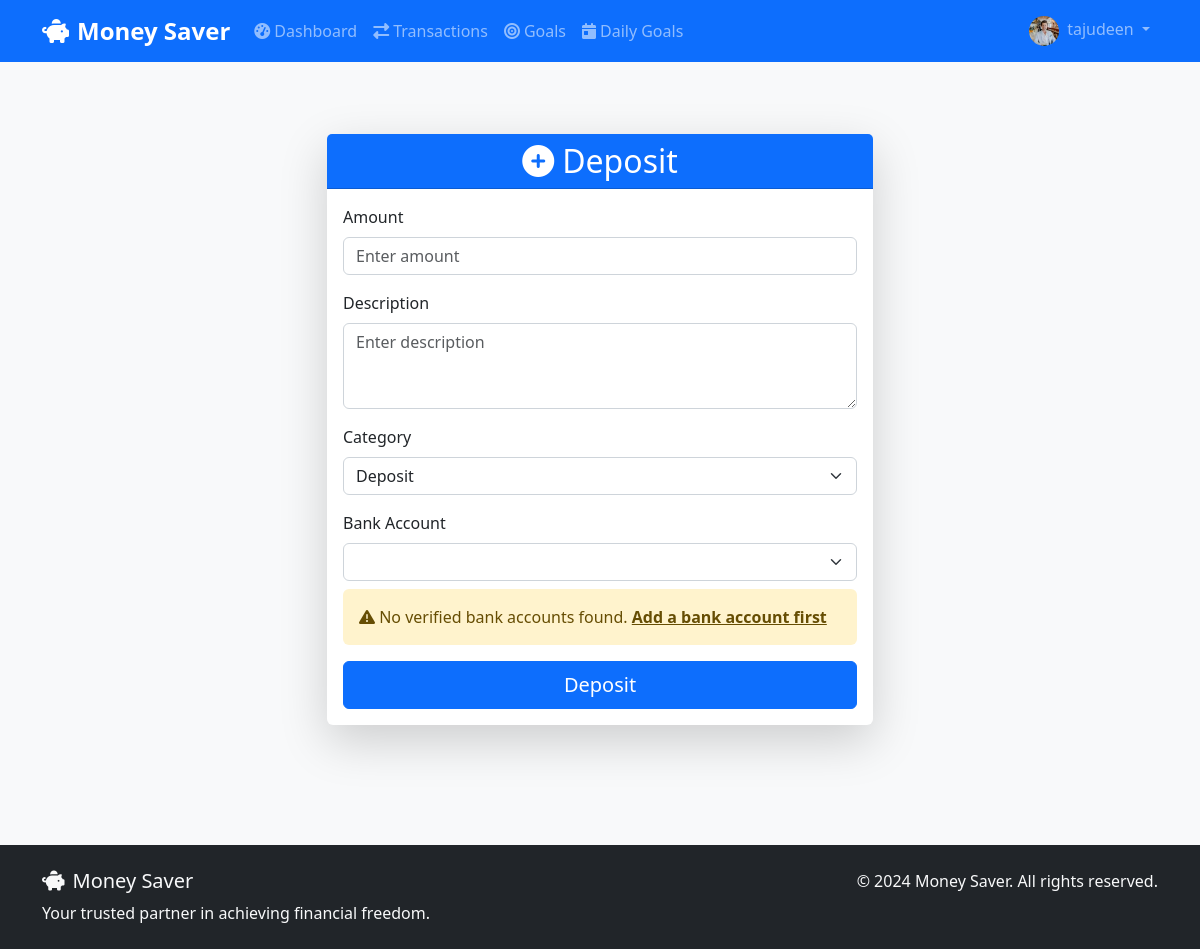
The page /deposit (signed in) on the database its author committed.
### models.py (models this page shows, shortened)
class User(UserMixin, db.Model):
    id = db.Column(db.Integer, primary_key=True)
    username = db.Column(db.String(80), unique=True, nullable=False)
    email = db.Column(db.String(120), unique=True, nullable=False)
    password_hash = db.Column(db.String(255), nullable=False)
    first_name = db.Column(db.String(50), nullable=False)
    last_name = db.Column(db.String(50), nullable=False)
    phone = db.Column(db.String(20))
    profile_picture = db.Column(db.String(255), default='default.jpg')
    created_at = db.Column(db.DateTime, default=datetime.utcnow)
    is_verified = db.Column(db.Boolean, default=False)
    transactions = db.relationship('Transaction', backref='user', lazy='dynamic')
    goals = db.relationship('Goal', backref='user', lazy='dynamic')
    bank_accounts = db.relationship('BankAccount', backref='user', lazy='dynamic')

### routes.py (the view, shortened to what this page needs)
@main_bp.route('/deposit', methods=['GET', 'POST'])
@login_required
def deposit():
    form = DepositForm()
    accounts = BankAccount.query.filter_by(user_id=current_user.id, is_verified=True).all()
    form.bank_account_id.choices = [(account.id, f"{account.bank_name} - {account.account_number}") for account in accounts]
    return render_template('deposit.html', form=form, accounts=accounts)

### forms.py
class DepositForm(FlaskForm):
    amount = FloatField('Amount', validators=[DataRequired(), NumberRange(min=1)])
    description = TextAreaField('Description', validators=[Optional(), Length(max=500)])
    category = SelectField('Category', choices=[
        ('deposit', 'Deposit'),
        ('withdrawal', 'Withdrawal')
    ], validators=[DataRequired()])
    bank_account_id = SelectField('Bank Account', coerce=int, validators=[DataRequired()])
    submit = SubmitField('Deposit')

### templates/deposit.html (shortened to what this page needs)
{% extends "base.html" %} {% block title %}Deposit - Money Saver{% endblock %} {% block content %}
<section class="py-5">
    <div class="container">
        <div class="row justify-content-center">
            <div class="col-md-8 col-lg-6">
                <div class="card shadow-lg">
                    <div class="card-header bg-primary text-white text-center">
                        <h2 class="mb-0">
                            <i class="fas fa-plus-circle me-2"></i>Deposit
                        </h2>
                    </div>
                    <div class="card-body">
                        <form method="POST" action="{{ url_for('main.deposit') }}">
                            <div class="mb-3">
                                {{ form.amount.label(class="form-label") }} {{ form.amount(class="form-control", placeholder="Enter amount") }}
                            </div>
                            <div class="mb-3">
                                {{ form.description.label(class="form-label") }} {{ form.description(class="form-control", rows="3", placeholder="Enter description") }}
                            </div>
                            <div class="mb-3">
                                {{ form.category.label(class="form-label") }} {{ form.category(class="form-select") }}
                            </div>
                            <div class="mb-3">
                                {{ form.bank_account_id.label(class="form-label") }} {{ form.bank_account_id(class="form-select") }}  {% if not form.bank_account_id.choices %}
                                <div class="alert alert-warning mt-2">
                                    <i class="fas fa-exclamation-triangle"></i> No verified bank accounts found.
                                    <a href="{{ url_for('main.add_bank_account') }}" class="alert-link">Add a bank account first</a>
                                </div>
                                {% endif %}
                            </div>
                            <div class="d-grid">
                                {{ form.submit(class="btn btn-primary btn-lg") }}
                            </div>
                        </form>
                    </div>
                </div>
            </div>
        </div>
    </div>
</section>
{% endblock %}

### templates/base.html (shortened to what this page needs)
<!DOCTYPE html>
<html lang="en">
<head>
    <link href="https://cdn.jsdelivr.net/npm/bootstrap@5.3.2/dist/css/bootstrap.min.css" rel="stylesheet">
    <link rel="stylesheet" href="https://cdnjs.cloudflare.com/ajax/libs/font-awesome/6.4.0/css/all.min.css">
    <link rel="stylesheet" href="{{ url_for('static', filename='style.css') }}">
</head>
<body>
    <nav class="navbar navbar-expand-lg navbar-dark bg-primary">
        <div class="container">
            <a class="navbar-brand fw-bold" href="{{ url_for('main.index') }}">
                <i class="fas fa-piggy-bank me-2"></i>Money Saver
            </a>
            <div class="collapse navbar-collapse" id="navbarNav">
                <ul class="navbar-nav me-auto">
                    {% if current_user.is_authenticated %}
                    <li class="nav-item">
                        <a class="nav-link" href="{{ url_for('main.dashboard') }}">
                            <i class="fas fa-tachometer-alt me-1"></i>Dashboard
                        </a>
                    </li>
                    <li class="nav-item">
                        <a class="nav-link" href="{{ url_for('main.transactions') }}">
                            <i class="fas fa-exchange-alt me-1"></i>Transactions
                        </a>
                    </li>
                    <li class="nav-item">
                        <a class="nav-link" href="{{ url_for('main.goals') }}">
                            <i class="fas fa-bullseye me-1"></i>Goals
                        </a>
                    </li>
                    <li class="nav-item">
                        <a class="nav-link" href="{{ url_for('main.daily_goals') }}">
                            <i class="fas fa-calendar-day me-1"></i>Daily Goals
                        </a>
                    </li>
                    {% endif %}
                </ul>
                <ul class="navbar-nav">
                    {% if current_user.is_authenticated %}
                    <li class="nav-item dropdown">
                        <a class="nav-link dropdown-toggle" href="#" id="navbarDropdown" role="button" data-bs-toggle="dropdown">
                            <img src="{{ url_for('static', filename='images/' + current_user.profile_picture) }}" alt="Profile" class="rounded-circle me-1" width="30" height="30"> {{ current_user.first_name }}
                        </a>
                    </li>
                    {% endif %}
                </ul>
            </div>
        </div>
    </nav>
    <main class="py-4">
        {% block content %}{% endblock %}
    </main>
    <footer class="bg-dark text-light py-4 mt-5">
        <div class="container">
            <div class="row">
                <div class="col-md-6">
                    <h5><i class="fas fa-piggy-bank me-2"></i>Money Saver</h5>
                    <p class="mb-0">Your trusted partner in achieving financial freedom.</p>
                </div>
                <div class="col-md-6 text-md-end">
                    <p class="mb-0">&copy; 2024 Money Saver. All rights reserved.</p>
                </div>
            </div>
        </div>
    </footer>
</body>
</html>

### static/style.css (style rules this page uses)
:root { --primary-color: #0d6efd; --secondary-color: #6c757d; --success-color: #198754; --danger-color: #dc3545; --warning-color: #ffc107; --info-color: #0dcaf0; --light-color: #f8f9fa; --dark-color: #212529; }
body { font-family: 'Segoe UI', Tahoma, Geneva, Verdana, sans-serif; background-color: #f8f9fa; }
.card { border: none; box-shadow: 0 0.125rem 0.25rem rgba(0, 0, 0, 0.075); transition: all 0.3s ease; }
.btn { border-radius: 0.375rem; font-weight: 500; transition: all 0.3s ease; }
.form-control, .form-select { border-radius: 0.375rem; border: 1px solid #ced4da; }
.alert { border-radius: 0.375rem; border: none; }
.navbar-brand { font-weight: 700; font-size: 1.5rem; }
.navbar-nav .nav-link { font-weight: 500; }
.rounded-circle { object-fit: cover; }
footer { margin-top: auto; }

### rows shown on the page
User: profile_picture (picture), first_name "tajudeen"
